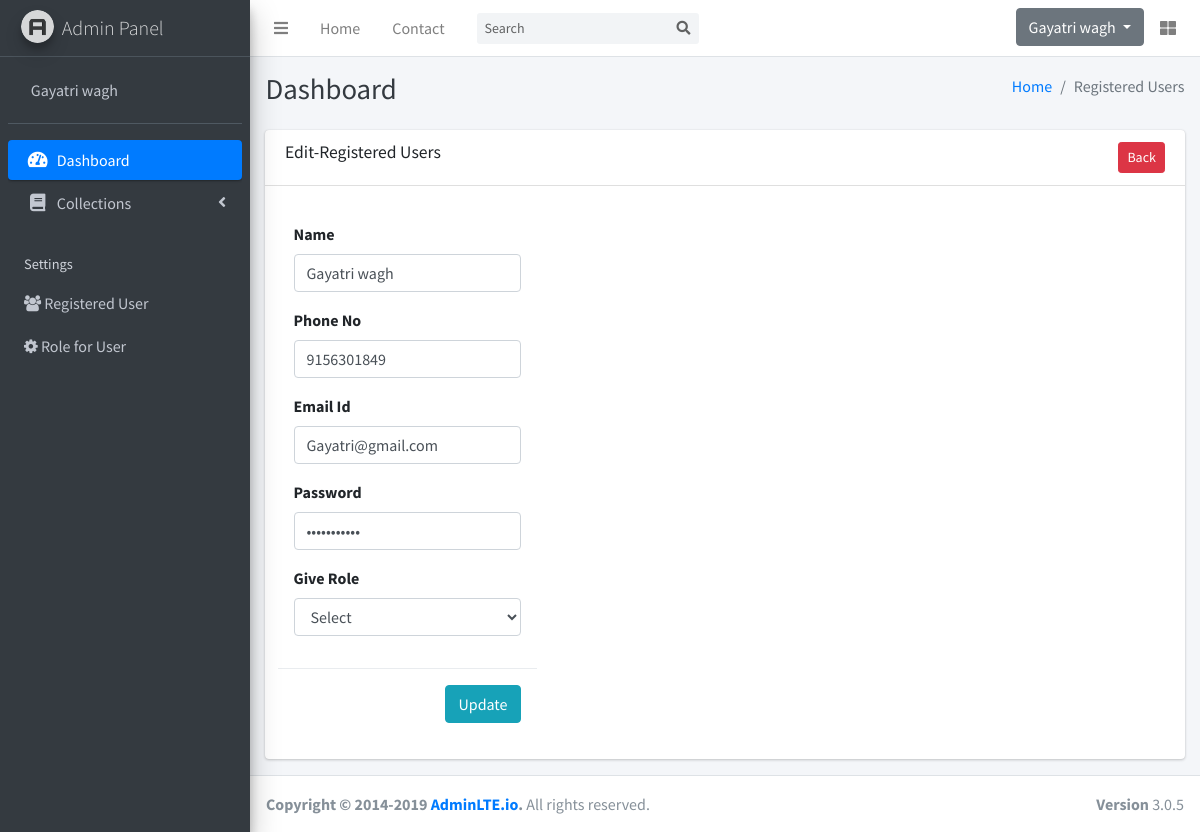
Screenshot of /service/admin/registered-edit.php?user_id=3 (signed in) with the database file from the repository.
### tables this page shows
CREATE TABLE `users` (
  `id` int(11) NOT NULL,
  `name` varchar(191) NOT NULL,
  `phone` varchar(30) NOT NULL,
  `email` varchar(191) NOT NULL,
  `password` varchar(191) NOT NULL,
  `role_as` tinyint(4) NOT NULL DEFAULT 0,
  `created_at` timestamp NULL DEFAULT NULL
);

### service/admin/registered-edit.php (the view, shortened to what this page needs)
<?php
include('includes/header.php');
include('includes/topbar.php');
include('includes/sidebar.php');
include('config/dbcon.php');
?>
<div class="content-wrapper">
     <div class="content-header">
      <div class="container-fluid">
        <div class="row mb-2">
          <div class="col-sm-6">
            <h1 class="m-0 text-dark">Dashboard</h1>
          </div>
          <div class="col-sm-6">
            <ol class="breadcrumb float-sm-right">
              <li class="breadcrumb-item"><a href="#">Home</a></li>
              <li class="breadcrumb-item active">Registered Users</li>
            </ol>
          </div>
        </div>
      </div>
    </div>
    <section class="container">
    <div class="container">
        <div class="row">
            <div class="col-md-12">
            <div class="card">
            <div class="card-header">
                <h3 class="card-title">Edit-Registered Users</h3>
                <a href="registered.php"  class="btn btn-danger btn-sm float-right" >Back</a>
            </div>
            <div class="card-body">
                <div class="row">
                    <div class="col-md-76">
                    <html>
<head>
</head>
                    <form action="code.php" method="POST" onsubmit="return validateForm1()">
      <div class="modal-body">
                       <?php
                       if(isset($_GET['user_id'])){
                        $user_id=$_GET['user_id'];
                        $query="SELECT * FROM users WHERE id='$user_id' LIMIT 1";
                       $query_run=mysqli_query($con,$query);
                       }
                       if(mysqli_num_rows($query_run)>0)
                       {
                        foreach($query_run as $row)
                        {
                            ?>
                             <div class="form-group">
          <label for="">Name</label>
          <input type="text" name="name" value="<?php echo $row['name']?>" class="form-control" placeholder="Name">
        </div>
        <div class="form-group">
          <label for="">Phone No</label>
          <input type="text" name="phone" value="<?php echo $row['phone']?>" class="form-control" placeholder="Phone No"  maxlength="10">
        </div>
        <div class="form-group">
          <label for="">Email Id</label>
          <input type="email" name="email"  value="<?php echo $row['email']?>" class="form-control" placeholder="Email Id">
        </div>
        <div class="form-group">
          <label for="">Password</label>
          <input type="password" name="password" value="<?php echo $row['password']?>"  class="form-control" placeholder="Password">
        </div>
        <div class="form-group">
          <label for="">Give Role</label>
          <select name="role_as" class="form-control" required>
          <option value="" >Select</option>
          </select>
        </div>
                            <?php
                        }
                      }
                      else
                      {
                        echo "<h4> No Record Found</h4>";
                      }
                      ?>
      </div>
      <div class="modal-footer">
        <button type="submit" name="updateUser" class="btn btn-info">Update</button>
      </div>
</form>
</html>
                    </div>
                </div>
            </div>
            </div>
        </div>
    </div>
</div>
</div>
<?php include('includes/footer.php');?>

### rows the page displays
users: name "Gayatri wagh", phone "9156301849", email "Gayatri@gmail.com"

### other values shown
$_SESSION['auth_user']['user_name'] "Gayatri wagh"
